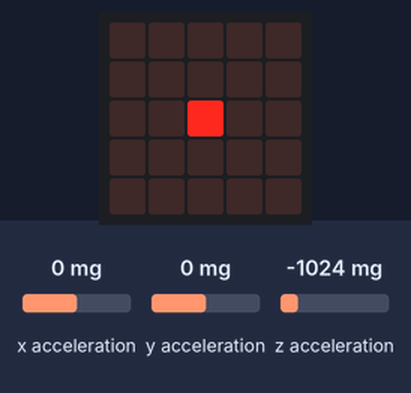
A program run on a simulated BBC micro:bit running MicroPython. On the bench: the board's 5×5 LED display. Inputs (shaded band) come from the test bench; at power-on: x acceleration 0 mg, y acceleration 0 mg, z acceleration -1024 mg.

Above: at 1.2 s.
1.3 s: x acceleration set to -750 mg
At 2.9 s:
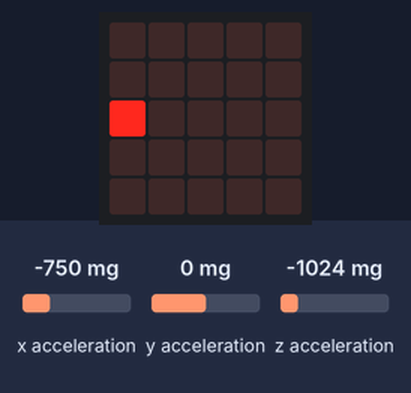
3.1 s: x acceleration set to 34 mg
At 4.6 s:
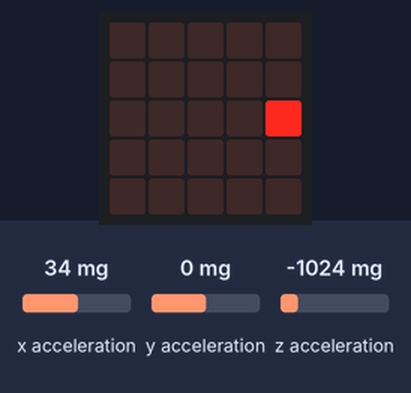
4.8 s: x acceleration set to -30 mg
At 4.98 s:
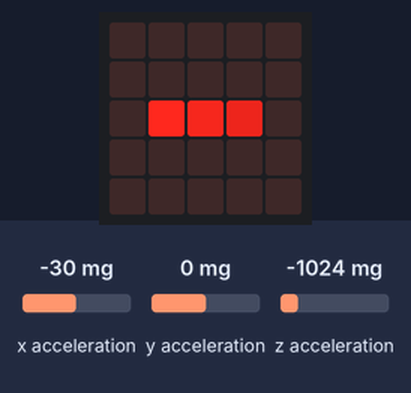
6.6 s: y acceleration set to -750 mg
At 8.4 s:
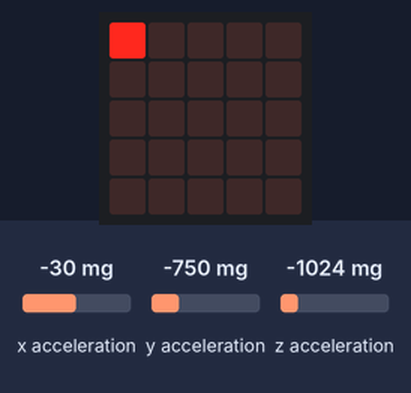
Timing chart, 0 to 9.4 s (numbered marks = the images above; inputs shaded):
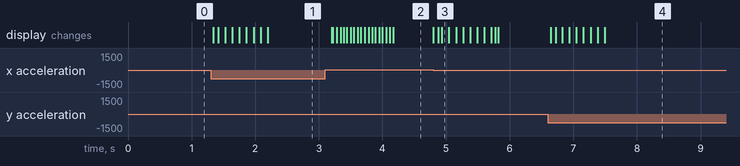

The program:

tracer.py
```python
from microbit import *

# Scale of acceleration on the head pixel
ACCELERATION = 0.001
# How long each pixel lasts on screen (in ms)
TRACE_FADE_DELAY = 1000


class Pixel:
    def __init__(self, x, y):
        self.x = x
        self.y = y
        self.time = running_time()

    def get_coord(self):
        return self.x, self.y


# A list of Pixel
trace = []
def update_trace(xpos, ypos):
    global trace

    if len(trace) == 0:
        trace = [Pixel(xpos, ypos)]
        return

    # Only update the trace if there is a change in the head position
    if trace[0].get_coord() != (xpos, ypos):
        trace = [Pixel(xpos, ypos)] + trace

    # We want to always keep the first Pixel, therefore we only run our filter on trace[1:]
    trace = [trace[0]] + [p for p in trace[1:] if running_time() - p.time < TRACE_FADE_DELAY]


def get_image():
    global trace

    px_str = "00000:00000:00000:00000:00000"

    for i, pixel in enumerate(trace):
        px_str = insert_px(px_str, pixel)

    if len(trace) != 0:
        px_str = insert_px(px_str, trace[0], brightness=9)

    return Image(px_str)


# Returns a new pixel string given a new Pixel
# If no brightness is specified, the it is calculated from pixel lifespan
def insert_px(px_str, pixel, brightness=None):
    index = pixel.y * 6 + pixel.x
    if brightness == None:
        life = running_time() - pixel.time
        return px_str[:index] + str(get_brightness(life)) + px_str[index+1:]
    return px_str[:index] + str(brightness) + px_str[index+1:]


# Returns 1...9 based on how long a pixel has been alive
def get_brightness(life):
    if life >= TRACE_FADE_DELAY:
        return 0

    return int(9 * (1 - life / TRACE_FADE_DELAY))


MIN_POS = 0
MAX_POS = 4
def get_bound_pos(x, y):
    if x < MIN_POS: x = MIN_POS
    if x > MAX_POS: x = MAX_POS
    if y < MIN_POS: y = MIN_POS
    if y > MAX_POS: y = MAX_POS
    return x, y


xpos, ypos = 2., 2.
while True:
    # Returns values -1000...1000
    dx, dy, dz = accelerometer.get_values()

    # Scale the acceleration down
    dx *= ACCELERATION
    dy *= ACCELERATION

    # Displace the position
    xpos += dx
    ypos += dy

    # Bound x and y
    xpos, ypos = get_bound_pos(xpos, ypos)
    update_trace(int(xpos), int(ypos))

    display.show(get_image())
```

Measured:
- after the input at 1.3 s, the display: first changes at once (image 1 shows a later state)
- after the input at 3.1 s, the display: first changes after 0.10 s (image 2 shows a later state)
- after the input at 4.8 s, the display: first changes at once (image 3 shows a later state)
- after the input at 6.6 s, the display: first changes at once (image 4 shows a later state)
